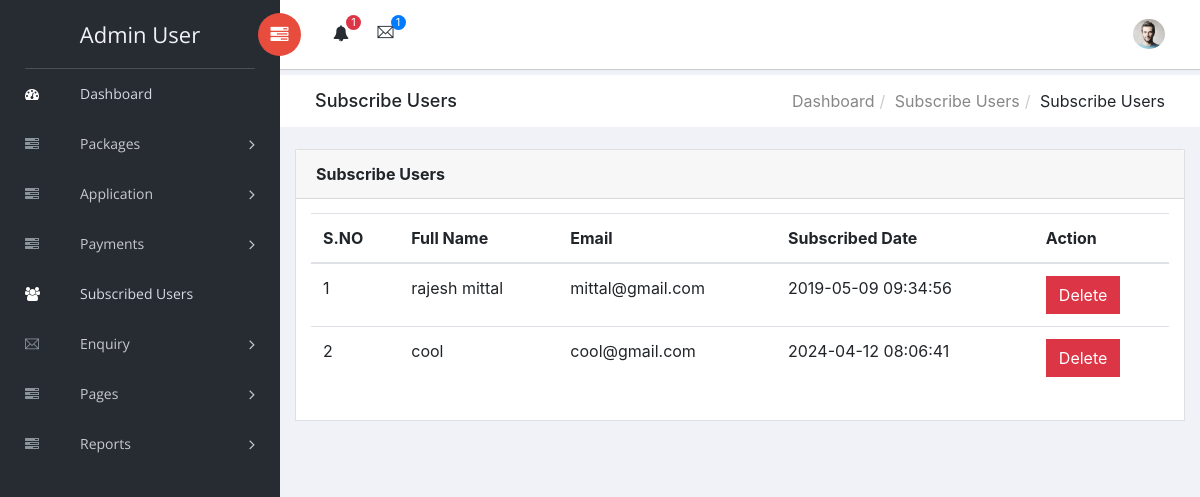
The page /admin/subscribed-users.php (signed in) on the database its author committed.
### tables this page shows
CREATE TABLE `tblsubscribers` (
  `ID` int(10) NOT NULL,
  `FullName` varchar(120) DEFAULT NULL,
  `Email` varchar(120) DEFAULT NULL,
  `SubscribedDate` timestamp NULL DEFAULT current_timestamp()
);

### admin/subscribed-users.php (the view, shortened to what this page needs)
<?php
include('includes/dbconnection.php');
if (strlen($_SESSION['cdsmsaid']==0)) {
  header('location:logout.php');
  } else{
  ?>
<!doctype html>
<html class="no-js" lang="en">
<head>
    <link rel="stylesheet" href="vendors/bootstrap/dist/css/bootstrap.min.css">
    <link rel="stylesheet" href="vendors/font-awesome/css/font-awesome.min.css">
    <link rel="stylesheet" href="vendors/themify-icons/css/themify-icons.css">
    <link rel="stylesheet" href="vendors/flag-icon-css/css/flag-icon.min.css">
    <link rel="stylesheet" href="vendors/selectFX/css/cs-skin-elastic.css">
    <link rel="stylesheet" href="assets/css/style.css">
</head>
<body>
    <?php include_once('includes/sidebar.php');?>
    <div id="right-panel" class="right-panel">
        <?php include_once('includes/header.php');?>
        <div class="breadcrumbs">
            <div class="col-sm-4">
                <div class="page-header float-left">
                    <div class="page-title">
                        <h1>Subscribe Users</h1>
                    </div>
                </div>
            </div>
            <div class="col-sm-8">
                <div class="page-header float-right">
                    <div class="page-title">
                        <ol class="breadcrumb text-right">
                            <li><a href="dashboard.php">Dashboard</a></li>
                            <li><a href="subscribed-users.php">Subscribe Users</a></li>
                            <li class="active">Subscribe Users</li>
                        </ol>
                    </div>
                </div>
            </div>
        </div>
        <div class="content mt-3">
            <div class="animated fadeIn">
                <div class="row">
                    <div class="col-lg-12">
                        <div class="card">
                            <div class="card-header">
                                <strong class="card-title">Subscribe Users</strong>
                            </div>
                            <div class="card-body">
                                <table class="table">
                                    <thead>
                                        <tr>
                                            <tr>
                  <th>S.NO</th>
                  <th>Full Name</th>
                   <th>Email</th>
                   <th>Subscribed Date</th>
                   <th>Action</th>
                </tr>
                                        </tr>
                                        </thead>
                                    <?php
$ret=mysqli_query($con,"select *from tblsubscribers");
$cnt=1;
while ($row=mysqli_fetch_array($ret)) {
?>
                <tr>
                  <td><?php echo $cnt;?></td>
                  <td><?php  echo $row['FullName'];?></td>
                  <td><?php  echo $row['Email'];?></td>
                  <td><?php  echo $row['SubscribedDate'];?></td></td>
                  <td>      <a href="subscribed-users.php?suid=<?php echo $row['ID'];?>&&action=delete" onclick="return confirm('Do you really want to delete this record?');" class="btn btn-danger">Delete </a></td>
                </tr>
                <?php
$cnt=$cnt+1;
}?>
                                </table>
                            </div>
                        </div>
                    </div>
                </div>
            </div>
        </div>
    </div>
</body>
</html>
<?php }  ?>

### admin/includes/sidebar.php (shortened to what this page needs)
<aside id="left-panel" class="left-panel">
        <nav class="navbar navbar-expand-sm navbar-default">
<?php
$adminid=$_SESSION['cdsmsaid'];
$ret=mysqli_query($con,"select AdminName from tbladmin where ID='$adminid'");
$row=mysqli_fetch_array($ret);
$name=$row['AdminName'];
?>
            <div class="navbar-header">
                <a class="navbar-brand" href="dashboard.php"><?php echo $name; ?></a>
            </div>
            <div id="main-menu" class="main-menu collapse navbar-collapse">
                <ul class="nav navbar-nav">
                    <li class="active">
                        <a href="dashboard.php"> <i class="menu-icon fa fa-dashboard"></i>Dashboard </a>
                    </li>
<li class="menu-item-has-children dropdown">
                        <a href="#" class="dropdown-toggle" data-toggle="dropdown" aria-haspopup="true" aria-expanded="false"> <i class="menu-icon fa fa-tasks"></i>Packages</a>
                    </li>
<li class="menu-item-has-children dropdown">
                        <a href="#" class="dropdown-toggle" data-toggle="dropdown" aria-haspopup="true" aria-expanded="false"> <i class="menu-icon fa fa-tasks"></i>Application</a>
                    </li>
<li class="menu-item-has-children dropdown">
                        <a href="#" class="dropdown-toggle" data-toggle="dropdown" aria-haspopup="true" aria-expanded="false"> <i class="menu-icon fa fa-tasks"></i>Payments</a>
                    </li>
                     <li class="active">
                        <a href="subscribed-users.php"> <i class="menu-icon fa fa-users"></i>Subscribed Users</a>
                    </li>
               <li class="menu-item-has-children dropdown">
                        <a href="registered-users.php" class="dropdown-toggle" data-toggle="dropdown" aria-haspopup="true" aria-expanded="false"> <i class="menu-icon ti-email"></i>Enquiry</a>
                    </li>
   <li class="menu-item-has-children dropdown">
                        <a href="#" class="dropdown-toggle" data-toggle="dropdown" aria-haspopup="true" aria-expanded="false"> <i class="menu-icon fa fa-tasks"></i>Pages</a>
                    </li>
                    <li class="menu-item-has-children dropdown">
                        <a href="#" class="dropdown-toggle" data-toggle="dropdown" aria-haspopup="true" aria-expanded="false"> <i class="menu-icon fa fa-tasks"></i>Reports</a>
                    </li>
                </ul>
            </div>
        </nav>
    </aside>

### rows shown on the page
tblsubscribers: FullName "rajesh mittal", Email "mittal@gmail.com", SubscribedDate "2019-05-09 09:34:56"
tblsubscribers: FullName "cool", Email "cool@gmail.com", SubscribedDate "2024-04-12 08:06:41"

### other values the page prints
$name "Admin User"
$num "1"
$num1 "1"
